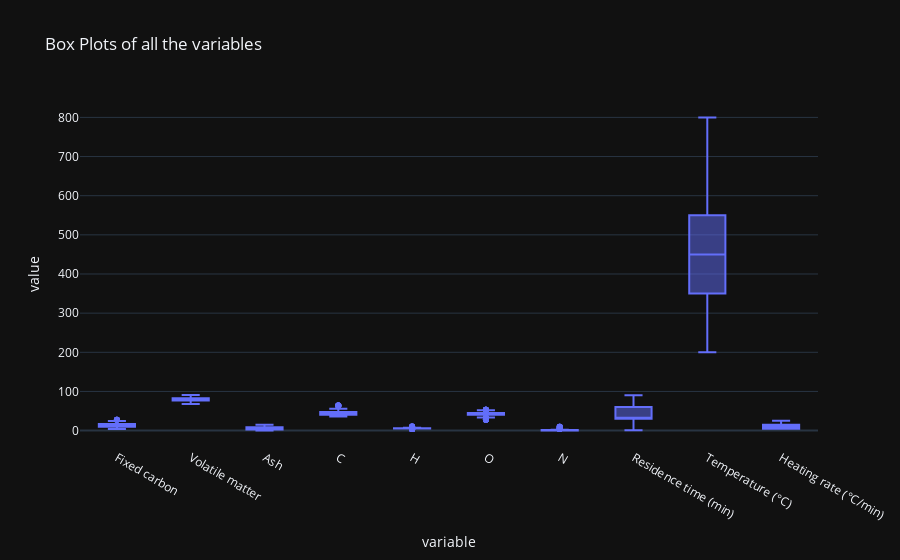

The cell this chart's notebook holds for it:
### Code cell
#Visualisation of all the variables (WWTP) 
fig = px.box(df, y=df.drop(['Biochar yield (%)'], axis=1).columns, template='plotly_dark', title='Box Plots of all the variables')
fig.show()

### Figure 1 — Plotly figure (JSON) as saved in the notebook; plotly's stock layout.template omitted (floating-point values rounded to 4 significant figures; data arrays with more than 128 entries replaced by an {"elided": "..."} marker saying what was removed)
{"data": [{"alignmentgroup": "True", "hovertemplate": "variable=%{x}<br>value=%{y}<extra></extra>", "legendgroup": "", "marker": {"color": "#636efa"}, "name": "", "notched": false, "offsetgroup": "", "orientation": "v", "showlegend": false, "type": "box", "x": {"elided": "2260 str values"}, "x0": " ", "xaxis": "x", "y": {"elided": "2260 float values"}, "y0": " ", "yaxis": "y"}], "layout": {"autosize": true, "boxmode": "group", "legend": {"tracegroupgap": 0}, "title": {"text": "Box Plots of all the variables"}, "xaxis": {"anchor": "y", "autorange": true, "domain": [0, 1], "range": [-0.5, 9.5], "title": {"text": "variable"}, "type": "category"}, "yaxis": {"anchor": "x", "autorange": true, "domain": [0, 1], "range": [-44.44, 844.4], "title": {"text": "value"}, "type": "linear"}}}
